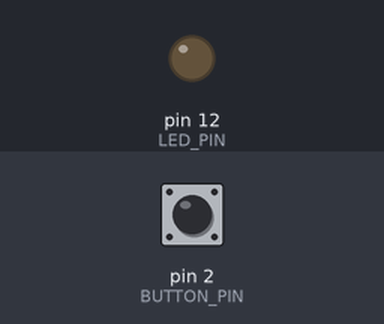
A sketch run on a simulated Arduino Uno, built with avr-gcc and run on an emulated ATmega328P. Parts: output pins drawn as LEDs (lit = HIGH). Inputs (shaded band) come from the test bench; at power-on: pin 2 (BUTTON_PIN) HIGH.

Above: at 1.2 s.
1.3 s: pin 2 (BUTTON_PIN) pulled LOW for 0.15 s
At 1.7 s:
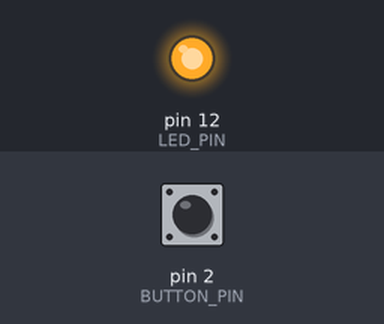
2.9 s: pin 2 (BUTTON_PIN) pulled LOW for 1 s
At 4.1 s:
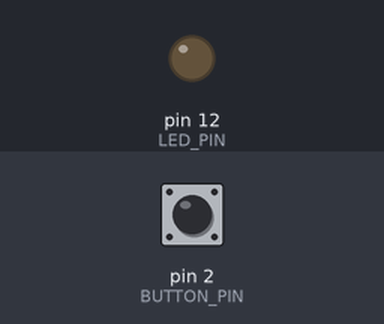
5.4 s: pin 2 (BUTTON_PIN) pulled LOW for 3.2 s
At 6.0 s:
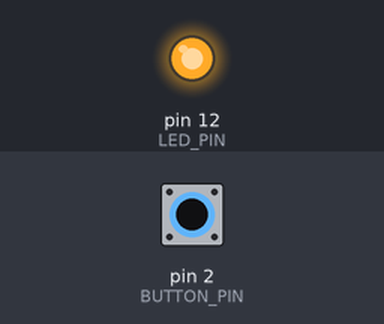
Timing chart, 0 to 8.4 s (numbered marks = the images above; inputs shaded):
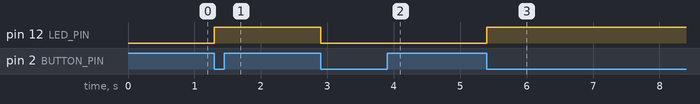

Measured:
- after the input at 1.3 s, pin 12 (LED_PIN): LOW → HIGH at once
- after the input at 2.9 s, pin 12 (LED_PIN): HIGH → LOW at once
- after the input at 5.4 s, pin 12 (LED_PIN): LOW → HIGH at once

The sketch:

Interrupt_LED_Toggle.ino
```cpp
// C++ code
//Interruptions

#define LED_PIN 12
#define BUTTON_PIN 2// only digital pins 2 & 3 can manage interruptions

byte LEDState = LOW;
volatile boolean buttonReleased = false;

void toggleLED() {
	if(LEDState == HIGH)
      LEDState = LOW;
  	else
      LEDState = HIGH;
  	digitalWrite(LED_PIN, LEDState);

}

void buttonReleasedInterrupt(){
	buttonReleased = true;
}

void setup(){
  pinMode(LED_PIN, OUTPUT);
  pinMode(BUTTON_PIN, INPUT);
  attachInterrupt(digitalPinToInterrupt(BUTTON_PIN),
                  buttonReleasedInterrupt,
                  FALLING);
}

void loop(){
  if(buttonReleased){
  	buttonReleased = false;
    toggleLED();
  }
}
```
